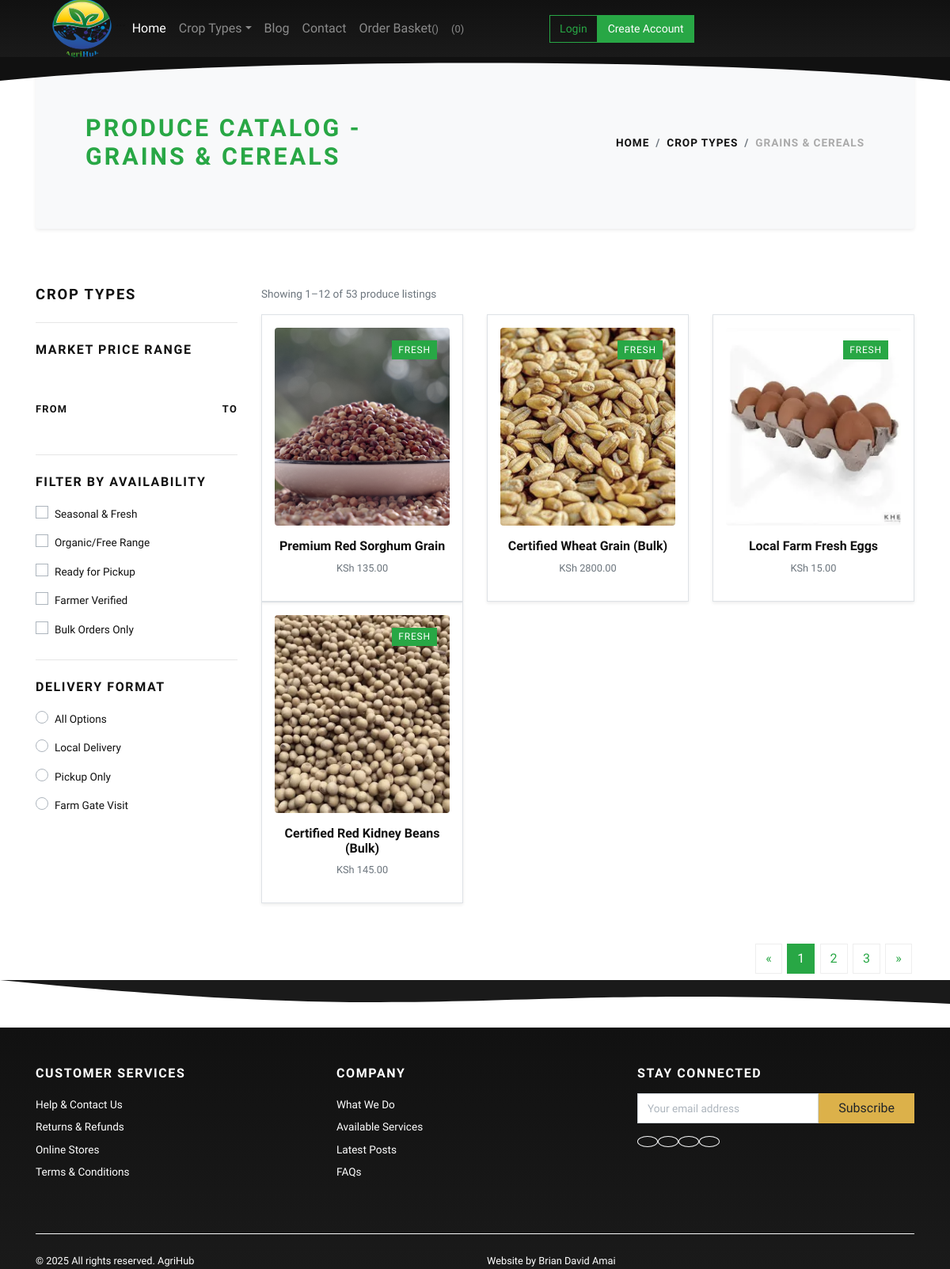
The app's page /grains-cereals/ with its own data.
### store/models.py (models this page shows, shortened)
class Category(models.Model):
    title = models.CharField(max_length=50, verbose_name="Crop Type Title")
    slug = models.SlugField(max_length=55, verbose_name="Crop Type Slug")
    description = models.TextField(blank=True, verbose_name="Category Description")
    category_image = models.ImageField(upload_to='category', blank=True, null=True, verbose_name="Category Image")
    is_active = models.BooleanField(verbose_name="Is Active?")
    is_featured = models.BooleanField(verbose_name="Is Featured?")
    created_at = models.DateTimeField(auto_now_add=True, verbose_name="Created Date")
    updated_at = models.DateTimeField(auto_now=True, verbose_name="Updated Date")
    class Meta:
        verbose_name_plural = 'Crop Types'
        ordering = ('-created_at',)

class Product(models.Model):
    title = models.CharField(max_length=150, verbose_name="Produce Item Title")
    slug = models.SlugField(max_length=160, verbose_name="Produce Slug")
    batch_id = models.CharField(max_length=255, unique=True, verbose_name="Batch/Lot ID (SKU)", db_column='sku')
    origin = models.TextField(verbose_name="Origin / Short Description", db_column='short_description')
    produce_details = models.TextField(blank=True, null=True, verbose_name="Farming & Produce Details",
                                     db_column='detail_description')
    product_image = models.ImageField(upload_to='product', blank=True, null=True, verbose_name="Produce Image")
    price_per_unit = models.DecimalField(max_digits=8, decimal_places=2, verbose_name="Price Per Unit/KG",
                                          db_column='price')
    unit_type = models.CharField(max_length=10, choices=UNIT_CHOICES, default='KG', verbose_name="Unit Type")
    harvest_date = models.DateField(null=True, blank=True, verbose_name="Harvest Date")
    category = models.ForeignKey(Category, verbose_name="Crop Type", on_delete=models.CASCADE)
    is_active = models.BooleanField(verbose_name="Is Active?")
    is_featured = models.BooleanField(verbose_name="Is Featured?")
    created_at = models.DateTimeField(auto_now_add=True, verbose_name="Created Date")
    updated_at = models.DateTimeField(auto_now=True, verbose_name="Updated Date")
    class Meta:
        verbose_name_plural = 'Produce Items'
        ordering = ('-created_at',)

### store/views.py (the view)
# urls.py: path('<slug:slug>/', views.category_products, name="category-products"),
def category_products(request, slug):
    category = Category.objects.get(slug=slug)
    products = Product.objects.filter(category=category, is_active=True)
    context = {'category': category, 'products': products}
    return render(request, 'store/category_products.html', context)

### store/context_preprocessors.py (called while the page is built)
def store_menu(request):
    categories = Category.objects.filter(is_active=True)
    context = {
        'categories_menu': categories,
    }
    return context

def cart_menu(request):
    if request.user.is_authenticated:
        cart_items= Cart.objects.filter(user=request.user)
        context = {
            'cart_items': cart_items,
        }
    else:
        context = {}
    return context

### templates/store/category_products.html (shortened to what this page needs)
{% extends 'base.html' %}
{% load static %}
{% block content %}
      <div class="container">
        <section class="py-5 bg-light rounded shadow-sm mb-4">
          <div class="container">
            <div class="row px-4 px-lg-5 py-lg-4 align-items-center">
              <div class="col-lg-6">
                <h1 class="h2 text-uppercase mb-0 text-success">Produce Catalog - {{category.title}}</h1>
              </div>
              <div class="col-lg-6 text-lg-right">
                <nav aria-label="breadcrumb">
                  <ol class="breadcrumb justify-content-lg-end mb-0 px-0 bg-transparent">
                    <li class="breadcrumb-item"><a href="{% url 'store:home' %}" class="text-dark">Home</a></li>
                    <li class="breadcrumb-item"><a href="{% url 'store:all-categories' %}" class="text-dark">Crop Types</a></li>
                    <li class="breadcrumb-item active" aria-current="page">{{category.title}}</li>
                  </ol>
                </nav>
              </div>
            </div>
          </div>
        </section>
        <section class="py-5">
          <div class="container p-0">
            <div class="row g-5">
              <div class="col-lg-3 order-2 order-lg-1">
                <h5 class="text-uppercase mb-4 fw-bold">Crop Types</h5>
                <hr class="my-4">
                <h6 class="text-uppercase mb-4 fw-bold">Market Price Range</h6>
                <div class="price-range pt-4 mb-5">
                  <div class="row pt-2 small">
                    <div class="col-6"><strong class="font-weight-bold text-uppercase">From</strong></div>
                    <div class="col-6 text-right"><strong class="font-weight-bold text-uppercase">To</strong></div>
                  </div>
                </div>
                <hr class="my-4">
                <h6 class="text-uppercase mb-3 fw-bold">Filter by Availability</h6>
                <div class="custom-control custom-checkbox mb-2">
                  <label class="custom-control-label text-small" for="customCheck1">Seasonal & Fresh</label>
                </div>
                <div class="custom-control custom-checkbox mb-2">
                  <label class="custom-control-label text-small" for="customCheck2">Organic/Free Range</label>
                </div>
                <div class="custom-control custom-checkbox mb-2">
                  <label class="custom-control-label text-small" for="customCheck3">Ready for Pickup</label>
                </div>
                <div class="custom-control custom-checkbox mb-2">
                  <label class="custom-control-label text-small" for="customCheck4">Farmer Verified</label>
                </div>
                <div class="custom-control custom-checkbox mb-4">
                  <label class="custom-control-label text-small" for="customCheck5">Bulk Orders Only</label>
                </div>
                <hr class="my-4">
                <h6 class="text-uppercase mb-3 fw-bold">Delivery Format</h6>
                <div class="custom-control custom-radio mb-2">
                  <label class="custom-control-label text-small" for="customRadio1">All Options</label>
                </div>
                <div class="custom-control custom-radio mb-2">
                  <label class="custom-control-label text-small" for="customRadio2">Local Delivery</label>
                </div>
                <div class="custom-control custom-radio mb-2">
                  <label class="custom-control-label text-small" for="customRadio3">Pickup Only</label>
                </div>
                <div class="custom-control custom-radio mb-2">
                  <label class="custom-control-label text-small" for="customRadio4">Farm Gate Visit</label>
                </div>
              </div>
              <div class="col-lg-9 order-1 order-lg-2 mb-5 mb-lg-0">
                <div class="row mb-3 align-items-center">
                  <div class="col-lg-6 mb-2 mb-lg-0">
                    <p class="text-small text-muted mb-0">Showing 1–12 of 53 produce listings</p>
                  </div>
                </div>
                <div class="row g-4">
                  {% if products %}
                    {% for product in products %}
                      <div class="col-lg-4 col-sm-6">
                        <div class="product text-center border rounded-3 p-3 shadow-sm h-100">
                          <div class="mb-3 position-relative">
                            <div class="badge text-white badge-success">FRESH</div>
                            <a class="d-block" href="{% url 'store:product-detail' product.slug %}">
                              {% if product.product_image %}
                                <img class="img-fluid w-100 rounded" src="{{product.product_image.url}}" alt="{{product.title}}">
                              {% else %}
                                <img class="img-fluid w-100 rounded" src="{% static 'img/product-placeholder.jpg' %}" alt="{{product.title}}">
                              {% endif %}
                            </a>
                          </div>
                          <h6> <a class="reset-anchor" href="{% url 'store:product-detail' product.slug %}">{{product.title}}</a></h6>
                          <p class="small text-muted fw-bold">KSh {{ product.price_per_unit|floatformat:2 }}</p>
                        </div>
                      </div>
                    {% endfor %}
                  {% endif %}
                </div>
                <nav aria-label="Page navigation example" class="mt-5">
                  <ul class="pagination justify-content-center justify-content-lg-end">
                    <li class="page-item"><a class="page-link text-success" href="#" aria-label="Previous"><span aria-hidden="true">«</span></a></li>
                    <li class="page-item active"><a class="page-link bg-success border-success" href="#">1</a></li>
                    <li class="page-item"><a class="page-link text-success" href="#">2</a></li>
                    <li class="page-item"><a class="page-link text-success" href="#">3</a></li>
                    <li class="page-item"><a class="page-link text-success" href="#" aria-label="Next"><span aria-hidden="true">»</span></a></li>
                  </ul>
                </nav>
              </div>
            </div>
          </div>
        </section>
      </div>
      {% endblock content %}

### AgriHub/static/css/style.default.css (style rules this page uses)
.text-small { font-size: 0.85rem !important; }
strong { font-weight: 700; }
.product img { -webkit-filter: grayscale(40%); filter: grayscale(40%); transition: all 0.3s; }
.product .badge { position: absolute; top: 1rem; right: 1rem; z-index: 999; }
.text-uppercase { text-transform: uppercase; letter-spacing: 0.1em; }
.border { border: 1px solid #dee2e6 !important; }
.border-success { border-color: #28a745 !important; }
.reset-anchor { color: inherit; transition: all 0.3s; }
body { font-family: "Libre Franklin", sans-serif; font-size: 1rem; font-weight: 400; line-height: 1.5; color: #111111; background-color: #fff; }
a { color: #dcb14a; text-decoration: none; }
h1, h2, h3, h4, h5, h6, .h1, .h2, .h3, .h4, .h5, .h6 { margin-bottom: 0.5rem; font-family: inherit; font-weight: 900; line-height: 1.2; color: inherit; }
h1, .h1 { font-size: 2.2rem; }
h2, .h2 { font-size: 1.9rem; }
h5, .h5 { font-size: 1.15rem; }
h6, .h6 { font-size: 1rem; }
hr { border-top: 1px solid rgba(17, 17, 17, 0.1); }
small, .small { font-size: 80%; font-weight: 400; }
.page-item:first-child .page-link { border-top-left-radius: 0; border-bottom-left-radius: 0; }
.page-item:last-child .page-link { border-top-right-radius: 0; border-bottom-right-radius: 0; }
.page-item.active .page-link { color: #fff; background-color: #111111; border-color: #111111; }
.page-link { padding: 0.5rem 0.75rem; line-height: 1.25; color: #111111; background-color: none; border: 1px solid #eee; margin: 0.2rem; transition: all 0.3s; }
.bg-success { background-color: #28a745 !important; }
.bg-light { background-color: #f8f9fa !important; }
.text-success { color: #28a745 !important; }
.text-dark { color: #111111 !important; }
.badge-success { color: #fff; background-color: #28a745; text-transform: uppercase; letter-spacing: 0.07em; border-radius: 0; font-weight: 400; padding: 0.35rem 0.5rem; }
.shadow-sm { box-shadow: 0 0.125rem 0.25rem rgba(17, 17, 17, 0.075) !important; }
.custom-checkbox .custom-control-label::before { border-radius: 0; }
.custom-radio .custom-control-label::before { border-radius: 50%; }
.custom-control-label { font-weight: 400; line-height: 2.1em; cursor: pointer; }
.breadcrumb { background: #f8f9fa; }
.breadcrumb-item { font-size: 0.85rem; text-transform: uppercase; letter-spacing: 0.07em; font-weight: 900; color: #111111; }
.breadcrumb-item a { color: inherit; transition: all 0.3s; }
.breadcrumb-item.active { color: #aaa; }

### AgriHub/static/css/custom.css (style rules this page uses)
.product .img-fluid, .card-img-top { height: 250px !important; object-fit: cover; object-position: center; width: 100%; }
.product.text-center { display: flex; flex-direction: column; }

### records on screen
Category: title "GRAINS & CEREALS"
Product: product_image (picture), title "Premium Red Sorghum Grain", price_per_unit "135.00"
Product: product_image (picture), title "Certified Wheat Grain (Bulk)", price_per_unit "2800.00"
Product: product_image (picture), title "Local Farm Fresh Eggs", price_per_unit "15.00"
Product: product_image (picture), title "Certified Red Kidney Beans (Bulk)", price_per_unit "145.00"
